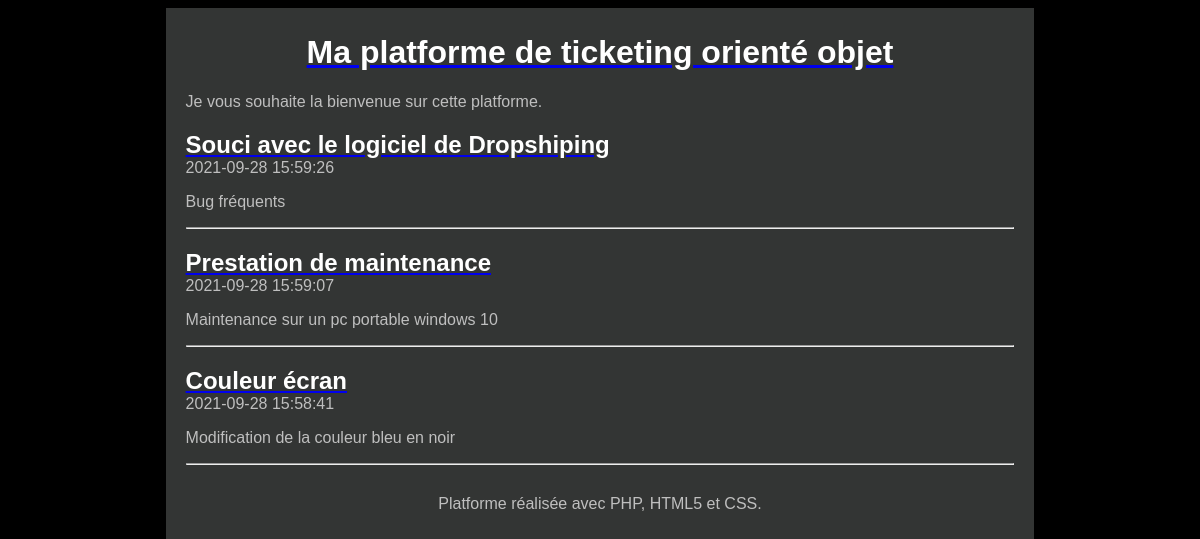
The page / on the database its author committed.
### tables this page shows
CREATE TABLE `T_TICKET` (
  `TIC_ID` int(11) NOT NULL,
  `TIC_DATE` datetime NOT NULL,
  `TIC_TITRE` varchar(100) NOT NULL,
  `TIC_CONTENU` varchar(400) NOT NULL,
  `ETA_ID` int(11) NOT NULL AUTO_INCREMENT,
  PRIMARY KEY (`TIC_ID`),
  KEY `ETA_ID` (`ETA_ID`),
  CONSTRAINT `T_TICKET_ibfk_1` FOREIGN KEY (`ETA_ID`) REFERENCES `T_ETAT` (`ETA_ID`)
);

### Controleur/ControleurAccueil.php (called while the page is built)
<?php
require_once 'Modele/Ticket.php';
require_once 'Vue/Vue.php';
class ControleurAccueil {
    private $ticket;
    public function __construct() {
        $this->ticket = new Ticket();
    }
    public function accueil() {
        $tickets = $this->ticket->getTickets();
        $vue = new Vue("Accueil");
        $vue->generer(array('tickets' => $tickets));
    }
}

### Modele/Ticket.php (called while the page is built, shortened)
<?php
require_once 'Modele/Modele.php';
class Ticket extends Modele {
    public function getTickets() {
        $sql = 'select TIC_ID as id, TIC_DATE as date,'
        . ' TIC_TITRE as titre, TIC_CONTENU as contenu, ETA_LIB as etat from T_TICKET, T_ETAT'
        . ' where T_ETAT.ETA_ID = T_TICKET.ETA_ID'
        . ' order by TIC_ID desc';
        $tickets = $this->executerRequete($sql);
        return $tickets;
    }
}

### Modele/Modele.php (called while the page is built)
<?php
abstract class Modele {
    private $bdd;
    protected function executerRequete($sql, $params = null) {
        if ($params == null) {
            $resultat = $this->getBdd()->query($sql);
        }
        else {
            $resultat = $this->getBdd()->prepare($sql);
            $resultat->execute($params);
        }
        return $resultat;
    }
    private function getBdd() {
        if ($this->bdd == null) {
            $this->bdd = new PDO('mysql:host=localhost;dbname=ticket_2;charset=utf8',
                    'root', 'simone',
                    array(PDO::ATTR_ERRMODE => PDO::ERRMODE_EXCEPTION));
        }
        return $this->bdd;
    }
}

### index.php (called while the page is built)
<?php
require 'Controleur/Routeur.php';
$routeur = new Routeur();
$routeur->routerRequete();

### Vue/vueAccueil.php (the view)
<?php $this->titre = "Ticketing"; ?>
<?php foreach ($tickets as $ticket):
    ?>
    <article>
        <header>
            <a href="<?= "index.php?action=ticket&id=" . $ticket['id'] ?>">
                <h1 class="titreTicket"><?= $ticket['titre'] ?></h1>
            </a>
            <time><?= $ticket['date'] ?></time>
        </header>
        <p><?= $ticket['contenu'] ?></p>
    </article>
    <hr />
<?php endforeach; ?>

### Vue/gabarit.php (shortened to what this page needs)
<!doctype html>
<html lang="fr">
    <head>
        <link rel="stylesheet" href="Contenu/style.css" />
    </head>
    <body>
        <div id="global">
            <header>
                <a href="index.php"><h1 id="titreTicketing">Ma platforme de ticketing orienté objet</h1></a>
                <p>Je vous souhaite la bienvenue sur cette platforme.</p>
            </header>
            <div id="contenu">
                <?= $contenu ?>
            </div>
            <footer id="piedTicketing">
                Platforme réalisée avec PHP, HTML5 et CSS.
            </footer>
        </div>
    </body>
</html>

### Controleur/Routeur.php (shortened to what this page needs)
<?php
require_once 'Controleur/ControleurAccueil.php';
require_once 'Vue/Vue.php';
class Routeur {
    private $ctrlAccueil;
    private $ctrlTicket;
    public function __construct() {
        $this->ctrlAccueil = new ControleurAccueil();
        $this->ctrlTicket = new ControleurTicket();
    }
    public function routerRequete() {
        try {
            if (isset($_GET['action'])) {
                if ($_GET['action'] == 'ticket') {
                    $idTicket = intval($this->getParametre($_GET, 'id'));
                    if ($idTicket != 0) {
                        $this->ctrlTicket->ticket($idTicket);
                    }
                    else
                        throw new Exception("Identifiant de ticket non valide");
                }
                else if ($_GET['action'] == 'commenter') {
                    $auteur = $this->getParametre($_POST, 'auteur');
                    $contenu = $this->getParametre($_POST, 'contenu');
                    $idTicket = $this->getParametre($_POST, 'id');
                    $this->ctrlTicket->commenter($auteur, $contenu, $idTicket);
                }
                else
                    throw new Exception("Action non valide");
            }
            else {
                $this->ctrlAccueil->accueil();
            }
        }
        catch (Exception $e) {
            $this->erreur($e->getMessage());
        }
    }
}

### Vue/Vue.php (shortened to what this page needs)
<?php
class Vue {
    private $fichier;
    private $titre;
    public function __construct($action) {
        $this->fichier = "Vue/vue" . $action . ".php";
    }
    public function generer($donnees) {
        $contenu = $this->genererFichier($this->fichier, $donnees);
        $vue = $this->genererFichier('Vue/gabarit.php',
                array('titre' => $this->titre, 'contenu' => $contenu));
        echo $vue;
    }
    private function genererFichier($fichier, $donnees) {
        if (file_exists($fichier)) {
            extract($donnees);
            require $fichier;
            return ob_get_clean();
        }
        else {
            throw new Exception("Fichier '$fichier' introuvable");
        }
    }
}

### Contenu/style.css (style rules this page uses)
html, body { height: 100%; }
body { color: #bfbfbf; background: black; font-family: 'Futura-Medium', 'Futura', 'Trebuchet MS', sans-serif; }
h1 { color: white; }
.titreTicket { margin-bottom : 0px; }
#global { min-height: 100%; background: #333534; width: 70%; margin: auto; text-align: justify; padding: 5px 20px; }
#contenu { margin-bottom : 30px; }
#titreTicketing, #piedTicketing { text-align: center; }

### rows shown on the page
t_ticket: TIC_TITRE "Souci avec le logiciel de Dropshiping", TIC_DATE "2021-09-28 15:59:26", TIC_CONTENU "Bug fréquents"
t_ticket: TIC_TITRE "Prestation de maintenance", TIC_DATE "2021-09-28 15:59:07", TIC_CONTENU "Maintenance sur un pc portable windows 10"
t_ticket: TIC_TITRE "Couleur écran", TIC_DATE "2021-09-28 15:58:41", TIC_CONTENU "Modification de la couleur bleu en noir"
